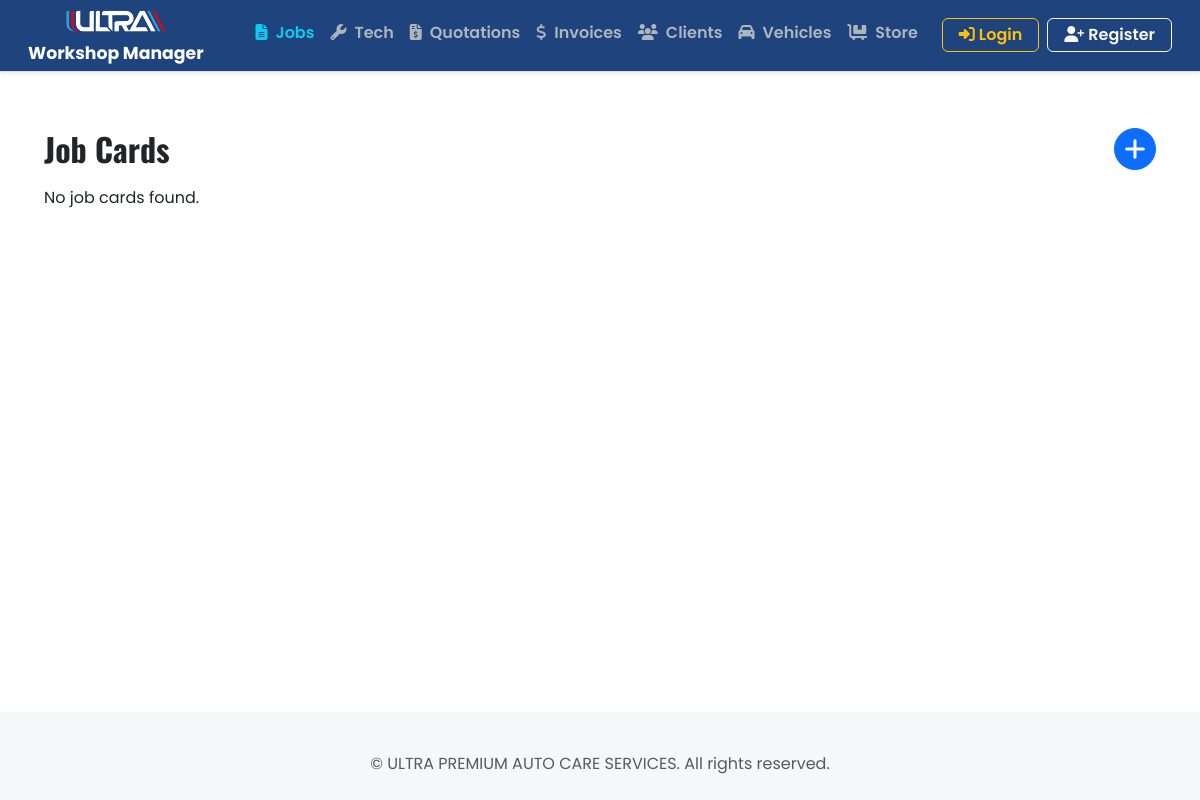
Page /jobcards/active/ on the earlier database version.
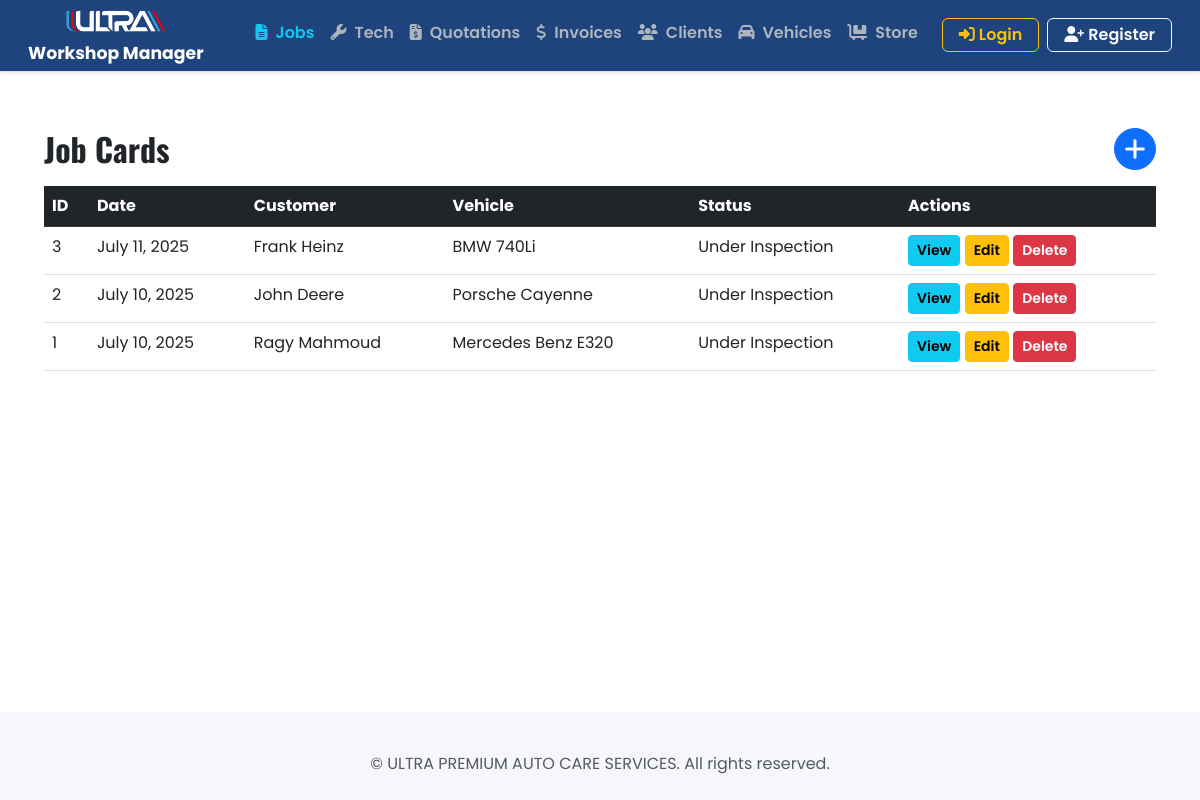
Same page on the later database version.
### jobcards/models.py (models this page shows, shortened)
class JobCard(models.Model):
    objects = models.Manager()  # Default manager for admin, migrations, and normal queries
    active = ActiveJobCardManager()
    completed = CompletedJobCardManager()
    customer = models.ForeignKey(Customer, on_delete=models.CASCADE, related_name='jobcards')
    vehicle = models.ForeignKey(Vehicle, on_delete=models.CASCADE, related_name='jobcards')
    date = models.DateField(default=datetime.date.today)
    time = models.TimeField(default=datetime.time(0, 0))
    job_status = models.CharField(
        max_length=50,
        choices=[
            ('under_inspection', 'Under Inspection'),
            ('inspection_completed', 'Inspection Completed'),
            ('parts_sourcing', 'Parts Sourcing'),
            ('quote_issued', 'Quote Issued'),
            ('pending_approval', 'Pending Approval'),
            ('waiting_parts', 'Waiting Parts'),
            ('work_in_progress', 'Work in Progress'),
            ('work_completed', 'Work Completed'),
            ('under_testing', 'Under Testing'),
            ('ready_washing', 'Ready for Washing'),
            ('ready_collection', 'Ready for Collection'),
            ('delivered', 'Delivered'),
        ],
        default='under_inspection'
    )
    customer_comments = models.TextField(blank=True, null=True)
    workshop_comments = models.TextField(blank=True, null=True)
    required_jobs = models.TextField(blank=True, null=True)
    created_at = models.DateTimeField(auto_now_add=True)

### customers/models.py (models this page shows, shortened)
class Customer(models.Model):
    name = models.CharField(max_length=100)
    phone = models.CharField(max_length=20)
    email = models.EmailField(blank=True, null=True)
    company = models.CharField(max_length=150, blank=True, null=True)
    trn = models.CharField(max_length=20, blank=True, null=True)

### vehicles/models.py (models this page shows, shortened)
class Vehicle(models.Model):
    customer = models.ForeignKey(Customer, on_delete=models.CASCADE, related_name="vehicles")
    make = models.CharField(max_length=50)
    model = models.CharField(max_length=50)
    color = models.CharField(max_length=30)
    year = models.PositiveIntegerField()
    plate = models.CharField(help_text="number + code + city", max_length=20, unique=True)
    vin = models.CharField(help_text="16 digits", max_length=50, blank=True, null=True)
    mileage = models.PositiveIntegerField(help_text="Enter current mileage in KM", null=True, blank=True)

### jobcards/views.py (the view)
# urls.py: path('active/', ActiveJobCardListView.as_view(), name='active_jobcards'),
class ActiveJobCardListView(ListView):
    model = JobCard
    template_name = 'jobcards/list.html'
    context_object_name = 'jobcards'
    ordering = ['-date', '-id']
    def get_queryset(self):
        return JobCard.active.all().order_by('-date', '-id')

### jobcards/models.py (called while the page is built)
    def get_queryset(self):
        return super().get_queryset().exclude(job_status__in=['ready_collection', 'delivered'])

### jobcards/templates/jobcards/list.html (shortened to what this page needs)
{% extends 'core/base.html' %}
{% load widget_tweaks %}
{% block content %}
<div class="container mt-4">
    <div class="d-flex align-items-center justify-content-between mb-3">
        <h2 class="mb-0">Job Cards</h2>
        <a href="{% url 'jobcard_create' %}" class="btn btn-primary rounded-circle d-flex align-items-center justify-content-center" style="width: 42px; height: 42px; font-size: 1.5rem;">
            <i class="fas fa-plus"></i>
        </a>
    </div>
    {% if jobcards %}
    <table class="table table-hover">
        <thead class="table-dark">
            <tr>
                <th>ID</th>
                <th>Date</th>
                <th>Customer</th>
                <th>Vehicle</th>
                <th>Status</th>
                <th>Actions</th>
            </tr>
        </thead>
        <tbody>
            {% for job in jobcards %}
            <tr>
                <td>{{ job.id }}</td>
                <td>{{ job.date }}</td>
                <td>{{ job.customer.name }}</td>
                <td>{{ job.vehicle.make }} {{ job.vehicle.model }}</td>
                <td>{{ job.get_job_status_display }}</td>
                <td>
                    <a href="{% url 'jobcard_detail' job.pk %}" class="btn btn-sm btn-info">View</a>
                    <a href="{% url 'jobcard_edit' job.pk %}" class="btn btn-sm btn-warning">Edit</a>
                    <a href="{% url 'jobcard_delete' job.pk %}" class="btn btn-sm btn-danger"onclick="return confirm('Are you sure?')">Delete</a>
                </td>
            </tr>
            {% endfor %}
        </tbody>
    </table>
    {% else %}
    <p>No job cards found.</p>
    {% endif %}
</div>
{% endblock %}

Differences in the rows shown:
added JobCard: id "3", date "July 11, 2025", customer.name "Frank Heinz", vehicle.make "BMW", vehicle.model "740Li", job_status "Under Inspection"
added JobCard: id "2", date "July 10, 2025", customer.name "John Deere", vehicle.make "Porsche", vehicle.model "Cayenne", job_status "Under Inspection"
added JobCard: id "1", date "July 10, 2025", customer.name "Ragy Mahmoud", vehicle.make "Mercedes Benz", vehicle.model "E320", job_status "Under Inspection"
Other differences:
text no longer shown: "No job cards found."
text now shown: "ID Date Customer Vehicle Status Actions"
